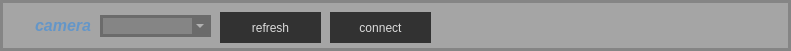
   <widget class="QFrame" name="frame_2">
    <property name="geometry">
     <rect>
      <x>-10</x>
      <y>40</y>
      <width>791</width>
      <height>51</height>
     </rect>
    </property>
    <property name="styleSheet">
     <string notr="true">border-radius: 0px;
border: 3px solid rgba(0, 0, 0, 50);
background-color: rgba(0, 0, 0, 50);

</string>
    </property>
    <property name="frameShape">
     <enum>QFrame::StyledPanel</enum>
    </property>
    <property name="frameShadow">
     <enum>QFrame::Raised</enum>
    </property>
    <widget class="QComboBox" name="comboBox_camport">
     <property name="geometry">
      <rect>
       <x>100</x>
       <y>15</y>
       <width>111</width>
       <height>22</height>
      </rect>
     </property>
     <property name="styleSheet">
      <string notr="true">color: rgb(220,220,220)
</string>
     </property>
    </widget>
    <widget class="QPushButton" name="pushButton_comrefresh">
     <property name="geometry">
      <rect>
       <x>220</x>
       <y>12</y>
       <width>101</width>
       <height>31</height>
      </rect>
     </property>
     <property name="styleSheet">
      <string notr="true">QPushButton {
	border: none;
	border-radius: 0px;
	background-color: rgb(50, 50, 50);
	color: rgb(220,220,220);
	font: 75 10pt &quot;MS Shell Dlg 2&quot;;
}

QPushButton:hover {
	background-color: rgb(100, 150, 200);
	color: white;
}

QPushButton:pressed {
	background-color: rgb(130, 180, 230);
	color: white;
}</string>
     </property>
     <property name="text">
      <string>refresh</string>
     </property>
    </widget>
    <widget class="QPushButton" name="pushButton_comconnect">
     <property name="geometry">
      <rect>
       <x>330</x>
       <y>12</y>
       <width>101</width>
       <height>31</height>
      </rect>
     </property>
     <property name="styleSheet">
      <string notr="true">QPushButton {
	border: none;
	border-radius: 0px;
	background-color: rgb(50, 50, 50);
	color: rgb(220,220,220);
	font: 75 10pt &quot;MS Shell Dlg 2&quot;;
}

QPushButton:hover {
	background-color: rgb(100, 150, 200);
	color: white;
}

QPushButton:pressed {
	background-color: rgb(130, 180, 230);
	color: white;
}</string>
     </property>
     <property name="text">
      <string>connect</string>
     </property>
    </widget>
    <widget class="QLabel" name="label_4">
     <property name="geometry">
      <rect>
       <x>16</x>
       <y>10</y>
       <width>81</width>
       <height>31</height>
      </rect>
     </property>
     <property name="styleSheet">
      <string notr="true">background-color: transparent;
border-color: transparent;</string>
     </property>
     <property name="text">
      <string>&lt;html&gt;&lt;head/&gt;&lt;body&gt;&lt;p&gt;&lt;span style=&quot; font-size:12pt; font-weight:600; font-style:italic; color:#6496c8;&quot;&gt;camera&lt;/span&gt;&lt;/p&gt;&lt;/body&gt;&lt;/html&gt;</string>
     </property>
     <property name="alignment">
      <set>Qt::AlignRight|Qt::AlignTrailing|Qt::AlignVCenter</set>
     </property>
    </widget>
   </widget>
